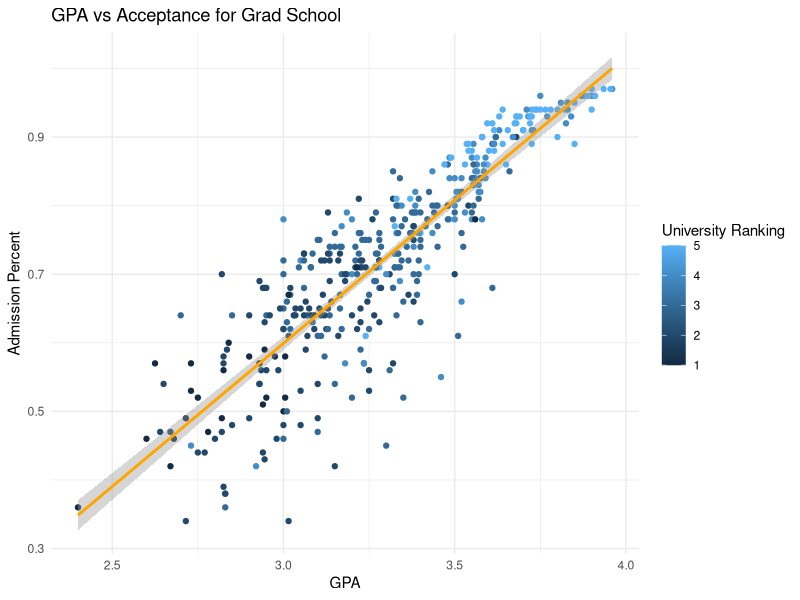

This figure's R source: (Note: this script raises an error after producing the figure.)
## ---- chunk 1
# don't worry about the details of this code for now. By the end of this workshop you will learn what each of these components means and how to use them!

library(tidyverse)

grad_school <- read_csv("grad_school.csv")

ggplot(grad_school, aes(x = gpa, y = admission_percent)) +
  geom_point(aes(color = university_ranking)) + 
  geom_smooth(method = "lm", color = "orange") + 
  labs(
    title="GPA vs Acceptance for Grad School",
    color = "University Ranking",
    x = "GPA",
    y = "Admission Percent"
    )+
  theme_minimal()

## ---- chunk 2
knitr::include_graphics("rstudio_image.png")
## ---- chunk 3

print("Hello world!")

# You can use hashtags to comment your code. R will ignore this line. If you weren't to have put a hashtag, then R might throw an error.
## ---- chunk 4

x <- c(12,3,15,20,5)

# Now, you try! Create a new variable y that stores any five numbers.

y <- c(7,12,72,9,5)

## ---- chunk 5

mean(x) # takes the mean of the vector x which we named above.

sd(x) # standard deviation

sum(x) 

summary(x) # provides min, 1st quartile, median, mean, 3rd quartile, max

# Now, you try! Run summary() on your vector, y.

summary(y)

## ---- chunk 6
alphabet <- c("a","b","c","d","e")

# Now, you try! Create a vector that holds any words you like. Remember strings and characters go in quotes!

pets <- c("Rufus", "Walter", "Phineas")

## ---- chunk 7

boolean <- c(TRUE, FALSE, NA, TRUE, FALSE)

# Now, you try! Create a boolean variable called boolean2 which has value TRUE TRUE FALSE FALSE, or any TRUE/FALSE variables you like. Remember that TRUE and FALSE should be capitalized, but without quotes. 

# Side note: R stores TRUE as 1 and FALSE as 0, so you can even do math with it (useful for proportions and binary).

boolean2 <- c(TRUE, TRUE, FALSE, FALSE)

mean(boolean2)

## ---- chunk 8

library(tidyverse)

# since we already loaded tidyverse at the top of the session, it will run more quickly than it will when you first open RStudio.
## ---- chunk 9

library(readr) # this package comes loaded with Tidyverse, though, and we've already loaded that!

grad_school <- read_csv("grad_school.csv")

## ---- chunk 10

str(grad_school)

head(grad_school)

tail(grad_school)

## ---- chunk 11

ggplot(grad_school, aes(x=gpa, y=gre)) + # call ggplot(dataset, aes(x,y))
  geom_point(aes(color = university_ranking)) + # we want to make a point graph that distingushes the scools ranking 
  geom_smooth(method="lm") + # add the line atop, using the linear model method
  labs(
    title="Relationship Between GRE Scores and GPA",
    color = "University Ranking"
    ) # title on top, rename the legend

## ---- chunk 12
gre_gpa <- lm(formula=gre~gpa, data = grad_school) # this makes a model


summary(gre_gpa) # this makes a summary of your linear model
## ---- chunk 13
# Now, you try! Using the grad_school dataset, make a linear model that correlates the qualitative score an applicant received on their purpose statement and their letters of recommendation.
# If you're feeling brave, try to plot it with ggplot2!
ggplot(grad_school, aes(x=purpose_statement, y=letters_rec)) + # call ggplot(dataset, aes(x,y))
  geom_point(aes(color = university_ranking)) + # we want to make a point graph that distingushes the scools ranking 
  geom_smooth(method="lm") + # add the line atop, using the linear model method
  labs(
    title="Relationship Between Letters of Rec Scores and Personal Statement",
    color = "University Ranking"
    ) # title on top, rename the legend


letters_rec <- lm(formula=letters_rec~purpose_statement, data = grad_school) # this makes a model


summary(letters_rec) # this makes a summary of your linear model

## ---- chunk 14

# the help page for the readr package
help(readr)

# the help page for the readr function read_csv(), which we just used above.
help(read_csv)

